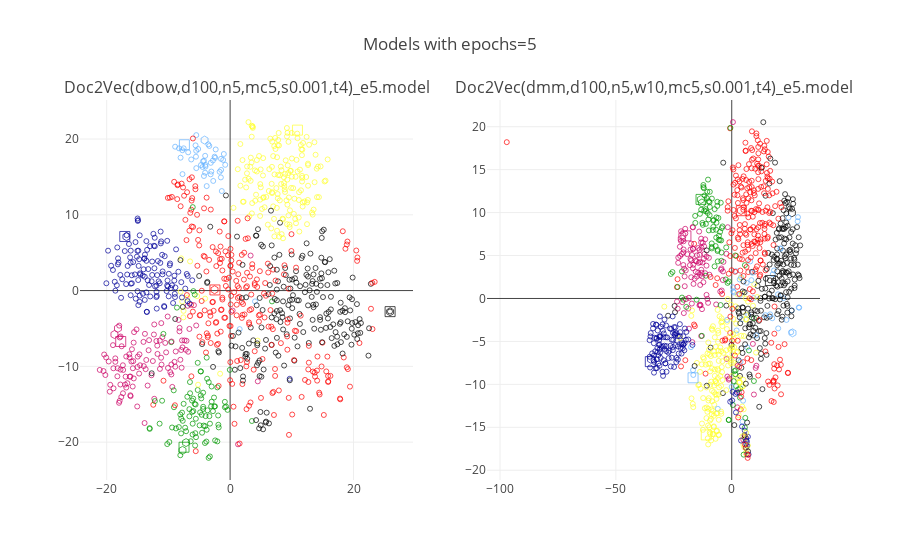

The code cell stored with this chart in its notebook:
### Code cell
pyoff.iplot(fig2, filename='tsnePlot1_epochs5')

### Figure 1 — Plotly figure (JSON) as saved in the notebook; plotly's stock layout.template omitted (floating-point values rounded to 4 significant figures; data arrays with more than 128 entries replaced by an {"elided": "..."} marker saying what was removed)
{"data": [{"marker": {"color": {"elided": "1008 str values"}, "line": {"color": "black", "width": 1}, "showscale": false, "size": {"elided": "1008 int values"}, "symbol": {"elided": "1008 int values"}}, "mode": "markers", "text": {"elided": "1008 str values"}, "type": "scatter", "x": {"elided": "1008 float values"}, "xaxis": "x1", "y": {"elided": "1008 float values"}, "yaxis": "y1"}, {"marker": {"color": {"elided": "1008 str values"}, "line": {"color": "black", "width": 1}, "showscale": false, "size": {"elided": "1008 int values"}, "symbol": {"elided": "1008 int values"}}, "mode": "markers", "text": {"elided": "1008 str values"}, "type": "scatter", "x": {"elided": "1008 float values"}, "xaxis": "x2", "y": {"elided": "1008 float values"}, "yaxis": "y2"}], "layout": {"annotations": [{"font": {"size": 16}, "showarrow": false, "text": "Doc2Vec(dbow,d100,n5,mc5,s0.001,t4)_e5.model", "x": 0.225, "xanchor": "center", "xref": "paper", "y": 1, "yanchor": "bottom", "yref": "paper"}, {"font": {"size": 16}, "showarrow": false, "text": "Doc2Vec(dmm,d100,n5,w10,mc5,s0.001,t4)_e5.model", "x": 0.775, "xanchor": "center", "xref": "paper", "y": 1, "yanchor": "bottom", "yref": "paper"}], "showlegend": false, "title": "Models with epochs=5", "xaxis1": {"anchor": "y1", "domain": [0, 0.45]}, "xaxis2": {"anchor": "y2", "domain": [0.55, 1]}, "yaxis1": {"anchor": "x1", "domain": [0, 1]}, "yaxis2": {"anchor": "x2", "domain": [0, 1]}}}
